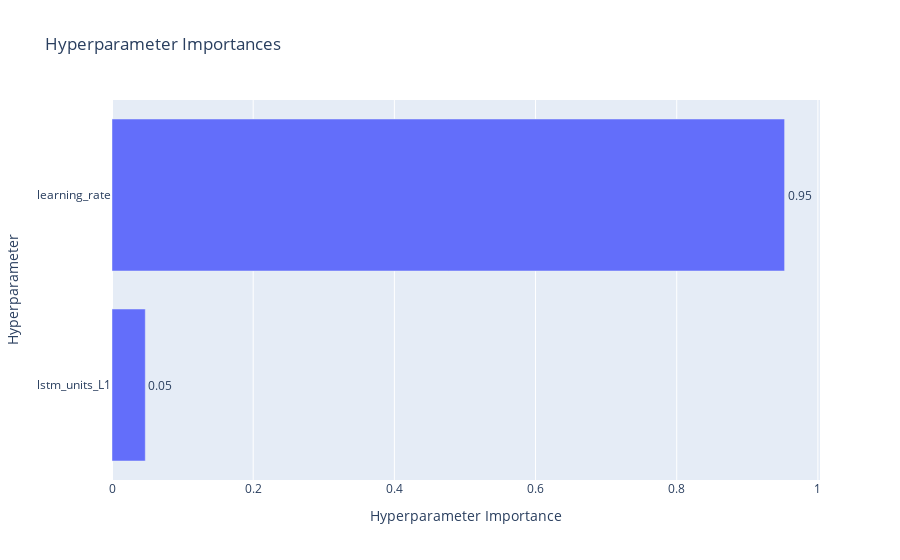

Notebook cell for this chart:
### Code cell
fig_1 = vis.plot_param_importances(study)
fig_1

### Figure 1 — Plotly figure (JSON) as saved in the notebook; plotly's stock layout.template omitted (floating-point values rounded to 4 significant figures)
{"data": [{"cliponaxis": false, "hovertemplate": ["lstm_units_L1 (IntDistribution): 0.04716718291772755<extra></extra>", "learning_rate (FloatDistribution): 0.9528328170822725<extra></extra>"], "name": "Objective Value", "orientation": "h", "text": ["0.05", "0.95"], "textposition": "outside", "type": "bar", "x": [0.04717, 0.9528], "y": ["lstm_units_L1", "learning_rate"]}], "layout": {"title": {"text": "Hyperparameter Importances"}, "xaxis": {"title": {"text": "Hyperparameter Importance"}}, "yaxis": {"title": {"text": "Hyperparameter"}}}}
